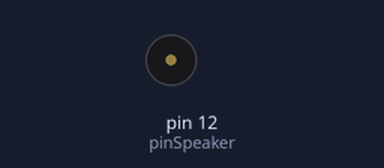
Bench run of a sketch on a simulated Arduino Uno, built with avr-gcc and run on an emulated ATmega328P. Parts: buzzer (waves = sounding).

Above: at 1.2 s.
Timing chart, 0 to 5.0 s (numbered marks = the images above):
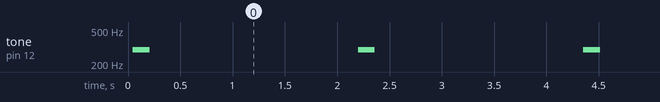

The sketch:

tone.ino
```cpp
int pinSpeaker = 12;

void setup() {
  // put your setup code here, to run once:
  pinMode(pinSpeaker, OUTPUT);
  Serial.begin(9600);
}

void loop() {
  // put your main code here, to run repeatedly:
  //playTone(50, 2000);
  playTone(150, 5);
  delay(2000);
}

void playTone(long duration, int freq) {
    duration *= 1000;
    int period = (1.0 / freq) * 1000000;
    long elapsed_time = 0;
    while (elapsed_time < duration) {
        digitalWrite(pinSpeaker,HIGH);
        delayMicroseconds(period / 2);
        digitalWrite(pinSpeaker, LOW);
        delayMicroseconds(period / 2);
        elapsed_time += (period);
    }
}
```

Measured:
- by itself, tone on pin 12 (pinSpeaker): alternates 294 Hz for 0.16 s and silent for 2.0 s
